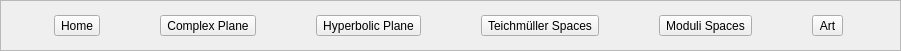
   <widget class="QFrame" name="frameMainButtons">
    <property name="geometry">
     <rect>
      <x>-1</x>
      <y>0</y>
      <width>901</width>
      <height>51</height>
     </rect>
    </property>
    <property name="frameShape">
     <enum>QFrame::StyledPanel</enum>
    </property>
    <property name="frameShadow">
     <enum>QFrame::Raised</enum>
    </property>
    <widget class="QWidget" name="horizontalLayoutWidget">
     <property name="geometry">
      <rect>
       <x>0</x>
       <y>0</y>
       <width>901</width>
       <height>51</height>
      </rect>
     </property>
     <layout class="QHBoxLayout" name="horizontalLayout">
      <item>
       <widget class="QToolButton" name="toolButtonHome">
        <property name="text">
         <string>Home</string>
        </property>
        <property name="autoRepeat">
         <bool>false</bool>
        </property>
        <property name="autoExclusive">
         <bool>true</bool>
        </property>
        <property name="autoRaise">
         <bool>false</bool>
        </property>
       </widget>
      </item>
      <item>
       <widget class="QToolButton" name="toolButtonCP">
        <property name="text">
         <string>Complex Plane</string>
        </property>
        <property name="autoExclusive">
         <bool>true</bool>
        </property>
       </widget>
      </item>
      <item>
       <widget class="QToolButton" name="toolButtonHP">
        <property name="text">
         <string>Hyperbolic Plane</string>
        </property>
        <property name="autoExclusive">
         <bool>true</bool>
        </property>
       </widget>
      </item>
      <item>
       <widget class="QToolButton" name="toolButtonTS">
        <property name="text">
         <string>Teichmüller Spaces</string>
        </property>
        <property name="autoExclusive">
         <bool>true</bool>
        </property>
       </widget>
      </item>
      <item>
       <widget class="QToolButton" name="toolButtonMS">
        <property name="text">
         <string>Moduli Spaces</string>
        </property>
        <property name="autoExclusive">
         <bool>true</bool>
        </property>
       </widget>
      </item>
      <item>
       <widget class="QToolButton" name="toolButtonArt">
        <property name="text">
         <string>Art</string>
        </property>
        <property name="autoExclusive">
         <bool>true</bool>
        </property>
       </widget>
      </item>
     </layout>
    </widget>
   </widget>
